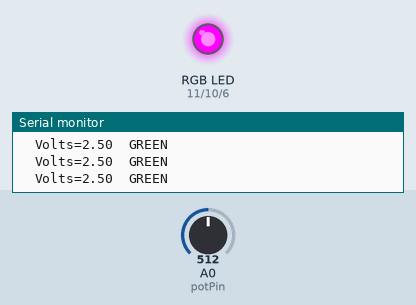
A sketch run on a simulated Arduino Uno, built with avr-gcc and run on an emulated ATmega328P. Parts: an RGB LED mixed from three pins (HIGH = lit), the last lines printed to the serial monitor. The test bench sets the inputs (shaded band); at power-on: A0 (potPin) = 512.

Above: at 1.2 s.
1.3 s: A0 (potPin) set to 626
4.3 s: A0 (potPin) set to 647
At 5.5 s:
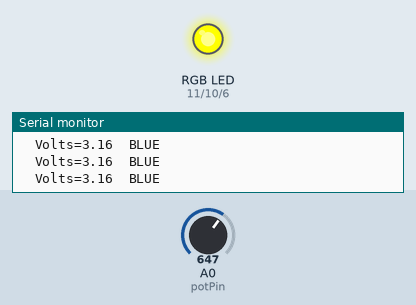
5.8 s: A0 (potPin) set to 511
At 6.5 s:
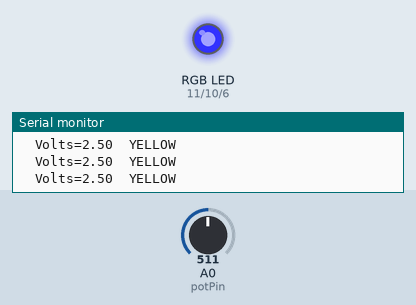
7.3 s: A0 (potPin) set to 392
10.3 s: A0 (potPin) set to 369
At 11.3 s:
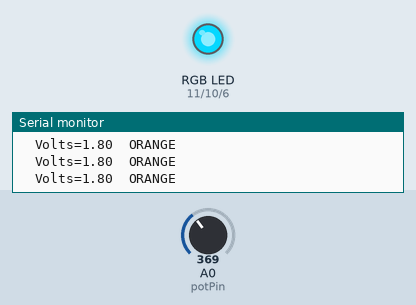
11.8 s: A0 (potPin) set to 270
14.8 s: A0 (potPin) set to 241
At 15.7 s:
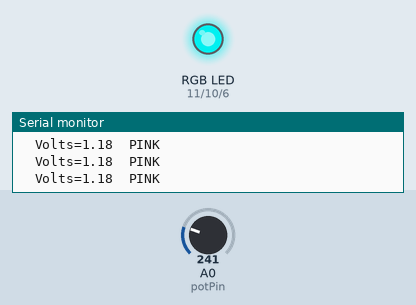
Timing chart, 0 to 17.3 s (numbered marks = the images above; inputs shaded):
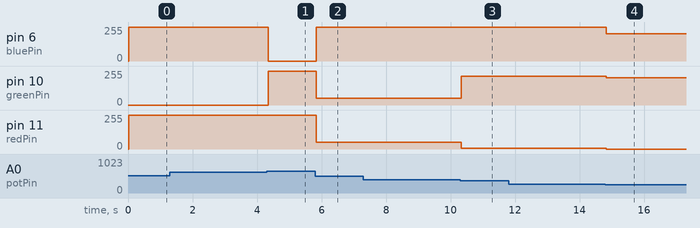

Measured:
- the behaviour switches between 639 and 640 on A0 (potPin) (found by bisection; images 0 and 1)
- the behaviour switches between 384 and 383 on A0 (potPin) (found by bisection; images 2 and 3)
- the behaviour switches between 256 and 255 on A0 (potPin) (found by bisection; images 3 and 4)
- after the input at 4.3 s, pin 6 (bluePin): 255/255 → 0/255 at once; pin 10 (greenPin): 0/255 → 255/255 at once
- after the input at 5.8 s, pin 6 (bluePin): 0/255 → 255/255 at once; pin 10 (greenPin), pin 11 (redPin): 255/255 → 50/255 at once
- after the input at 10.3 s, pin 10 (greenPin): 50/255 → 215/255 at once; pin 11 (redPin): 50/255 → 5/255 at once
- after the input at 14.8 s, pin 6 (bluePin): 255/255 → 205/255 at once; pin 10 (greenPin): 215/255 → 205/255 at once; pin 11 (redPin): 5/255 → 0/255 at once

The sketch:

rgbledpot.ino
```cpp
int bluePin = 6;
int greenPin = 10;
int redPin = 11;


/* Pot info */
int potPin = A0;
int readValue;
int writeValue;
float Voltage;

/* brightness control variables */
int redBrightness = 0;
int greenBrightness = 0;
int blueBrightness = 0;

void setup() {

  Serial.begin(9600);
  pinMode(bluePin,OUTPUT);
  pinMode(greenPin,OUTPUT);
  pinMode(redPin,OUTPUT);
  pinMode(potPin,INPUT);
}

void loop() {

  readValue = analogRead(potPin);
  Voltage = (5./1023.)*readValue;
  writeValue = (255./1023.) * readValue;

  Serial.print("\tVolts=");
  Serial.print(Voltage);
  delay(20);

  // RED
  if(Voltage < .625) {
    Serial.println("\tRED");
    analogWrite(redPin, 0);
    analogWrite(greenPin, 255);
    analogWrite(bluePin, 255);
  }

  // PINK
  else if (Voltage >= .625 && Voltage < 1.25) {
    Serial.println("\tPINK");
    analogWrite(redPin, 0);
    analogWrite(greenPin, 205);
    analogWrite(bluePin, 205);
  }

  // ORANGE
  else if (Voltage >= 1.25 && Voltage < 1.875) {
    Serial.println("\tORANGE");
    analogWrite(redPin, 5);
    analogWrite(greenPin, 215);
    analogWrite(bluePin, 255);
  }

  // YELLOW
  else if (Voltage >= 1.875 && Voltage < 2.5) {
    Serial.println("\tYELLOW");
    analogWrite(redPin, 50);
    analogWrite(greenPin, 50);
    analogWrite(bluePin, 255);
  }

  // GREEN
  else if (Voltage >= 2.5 && Voltage < 3.125) {
    Serial.println("\tGREEN");
    analogWrite(redPin, 255);
    analogWrite(greenPin, 0);
    analogWrite(bluePin, 255);
  }

  // BLUE
  else if (Voltage >= 3.125 && Voltage < 3.75) {
    Serial.println("\tBLUE");
    analogWrite(redPin, 255);
    analogWrite(greenPin, 255);
    analogWrite(bluePin, 0);
  }

  // PURPLE
  else if (Voltage >= 3.75 && Voltage < 4.375) {
    Serial.println("\tPURPLE");
    analogWrite(redPin, 50);
    analogWrite(greenPin, 255);
    analogWrite(bluePin, 0);
  }

  // WHITE
  else {
    Serial.println("\tWHITE");
    analogWrite(redPin, 0);
    analogWrite(greenPin, 0);
    analogWrite(bluePin, 0);
  }
}
```
